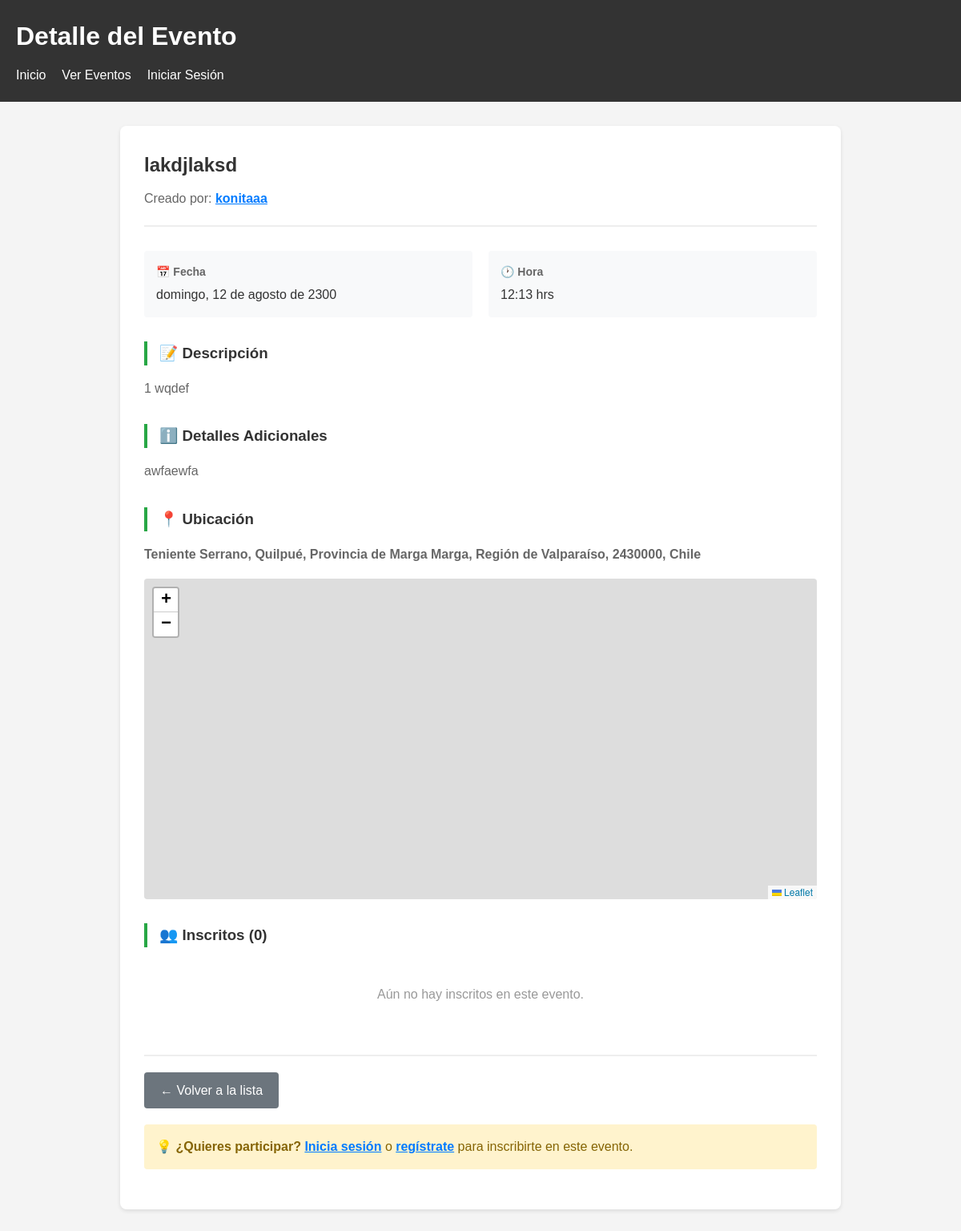
The app's page /eventos/5/, older data.
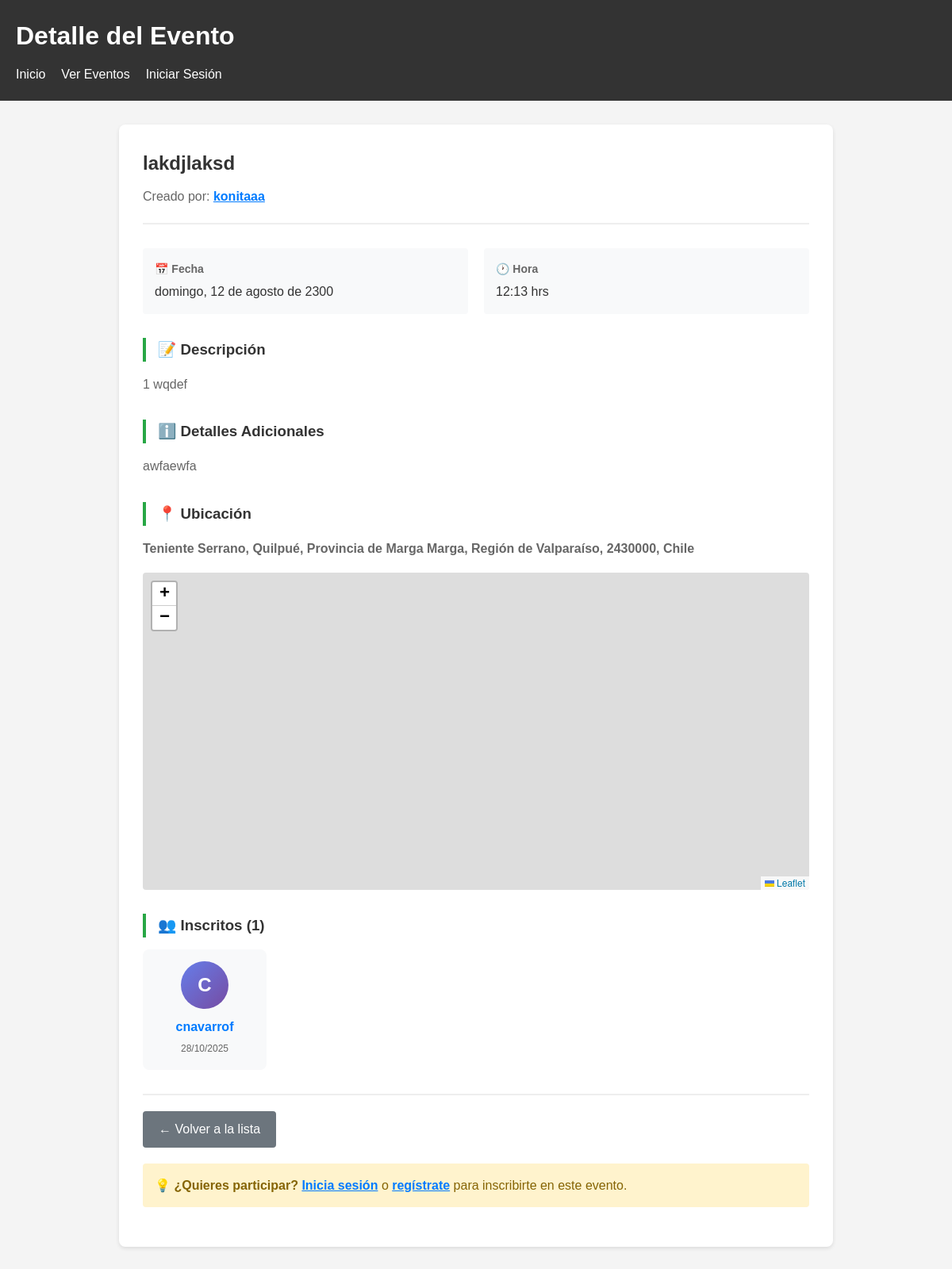
The same page, newer data.
### Humanet/models.py (models this page shows, shortened)
class Inscripcion(models.Model):
    evento = models.ForeignKey(Evento, on_delete=models.CASCADE, related_name='inscripciones')
    usuario = models.ForeignKey(User, on_delete=models.CASCADE, related_name='inscripciones')
    fecha_inscripcion = models.DateTimeField(auto_now_add=True)
    class Meta:
        unique_together = ('evento', 'usuario')  # Un usuario no puede inscribirse dos veces al mismo evento
        ordering = ['-fecha_inscripcion']
        verbose_name = 'Inscripción'
        verbose_name_plural = 'Inscripciones'

### Humanet/views.py (the view)
# urls.py: path('eventos/<int:evento_id>/', views.detalle_evento, name='detalle_evento'),
def detalle_evento(request, evento_id):
    evento = get_object_or_404(Evento, id=evento_id)
    inscripciones = evento.inscripciones.all()
    total_inscritos = inscripciones.count()
    usuario_inscrito = False
    if request.user.is_authenticated:
        usuario_inscrito = Inscripcion.objects.filter(evento=evento, usuario=request.user).exists()
    context = {
        'evento': evento,
        'inscripciones': inscripciones,
        'total_inscritos': total_inscritos,
        'usuario_inscrito': usuario_inscrito,
    }
    return render(request, 'Humanet/detalle_evento.html', context)

### Humanet/templates/Humanet/detalle_evento.html (shortened to what this page needs)
<!DOCTYPE html>
<html lang="es">
<head>
    <link rel="stylesheet" href="https://unpkg.com/leaflet@1.9.4/dist/leaflet.css" />
</head>
<body>
    <header>
        <h1>Detalle del Evento</h1>
        <nav>
            <ul>
                <li><a href="/">Inicio</a></li>
                <li><a href="{% url 'lista_eventos' %}">Ver Eventos</a></li>
                {% if user.is_authenticated %}
                    <li><a href="{% url 'perfil' %}">Mi Perfil</a></li>
                {% else %}
                    <li><a href="{% url 'login' %}">Iniciar Sesión</a></li>
                {% endif %}
            </ul>
        </nav>
    </header>
    <main>
        <div class="evento-header">
            <h2>{{ evento.nombre }}</h2>
            <p style="color: #666;">
                Creado por:
                <a href="{% url 'perfil_publico' evento.creador.username %}" style="color: #007bff; font-weight: bold;">
                    {{ evento.creador.username }}
               </a>
             </p>
       </div>
        <div class="evento-meta">
            <div class="meta-item">
                <strong>📅 Fecha</strong>
                <span>{{ evento.fecha|date:"l, d \d\e F \d\e Y" }}</span>
            </div>
            <div class="meta-item">
                <strong>🕐 Hora</strong>
                <span>{{ evento.hora|time:"H:i" }} hrs</span>
            </div>
        </div>
        <div class="seccion">
            <h3>📝 Descripción</h3>
            <p>{{ evento.descripcion }}</p>
        </div>
        {% if evento.detalles %}
        <div class="seccion">
            <h3>ℹ️ Detalles Adicionales</h3>
            <p>{{ evento.detalles }}</p>
        </div>
        {% endif %}
        <div class="seccion">
            <h3>📍 Ubicación</h3>
            <p><strong>{{ evento.ubicacion }}</strong></p>
            {% if evento.latitud and evento.longitud %}
            <div id="map"></div>
            {% endif %}
        </div>
        <div class="seccion">
    <h3>👥 Inscritos ({{ total_inscritos }})</h3>
    {% if inscripciones %}
    <div style="display: grid; grid-template-columns: repeat(auto-fill, minmax(150px, 1fr)); gap: 15px; margin-top: 15px;">
        {% for inscripcion in inscripciones %}
        <div style="background: #f8f9fa; padding: 15px; border-radius: 8px; text-align: center;">
            <div style="width: 60px; height: 60px; background: linear-gradient(135deg, #667eea 0%, #764ba2 100%); border-radius: 50%; margin: 0 auto 10px; display: flex; align-items: center; justify-content: center; color: white; font-size: 24px; font-weight: bold;">
                {{ inscripcion.usuario.username|slice:":1"|upper }}
            </div>
            <a href="{% url 'perfil_publico' inscripcion.usuario.username %}" style="color: #007bff; text-decoration: none; font-weight: bold;">
                {{ inscripcion.usuario.username }}
            </a>
            <p style="font-size: 12px; color: #666; margin-top: 5px;">
                {{ inscripcion.fecha_inscripcion|date:"d/m/Y" }}
            </p>
        </div>
        {% endfor %}
    </div>
    {% else %}
    <p style="text-align: center; color: #999; padding: 30px;">Aún no hay inscritos en este evento.</p>
    {% endif %}
</div>
<div class="acciones">
    <a href="{% url 'lista_eventos' %}" class="btn-volver">← Volver a la lista</a>
    {% if user.is_authenticated %}
        {% if user != evento.creador %}
            {% if usuario_inscrito %}
                <a href="{% url 'cancelar_inscripcion' evento.id %}" class="btn-cancelar-inscripcion">❌ Cancelar Inscripción</a>
            {% else %}
                <a href="{% url 'inscribir_evento' evento.id %}" class="btn-inscribirse">✅ Inscribirme</a>
            {% endif %}
        {% endif %}
    {% else %}
        <div class="login-alert">
            💡 <strong>¿Quieres participar?</strong>
            <a href="{% url 'login' %}">Inicia sesión</a> o
            <a href="{% url 'registro' %}">regístrate</a> para inscribirte en este evento.
        </div>
    {% endif %}
</div>
</body>
</html>

Row changes from the older to the newer data that the page shows:
added Inscripcion: usuario.username "C", usuario.username "cnavarrof", fecha_inscripcion "28/10/2025"
Text that changed along with them:
{{ total_inscritos }}: "0" → "1"
text no longer shown: "Aún no hay inscritos en este evento."
